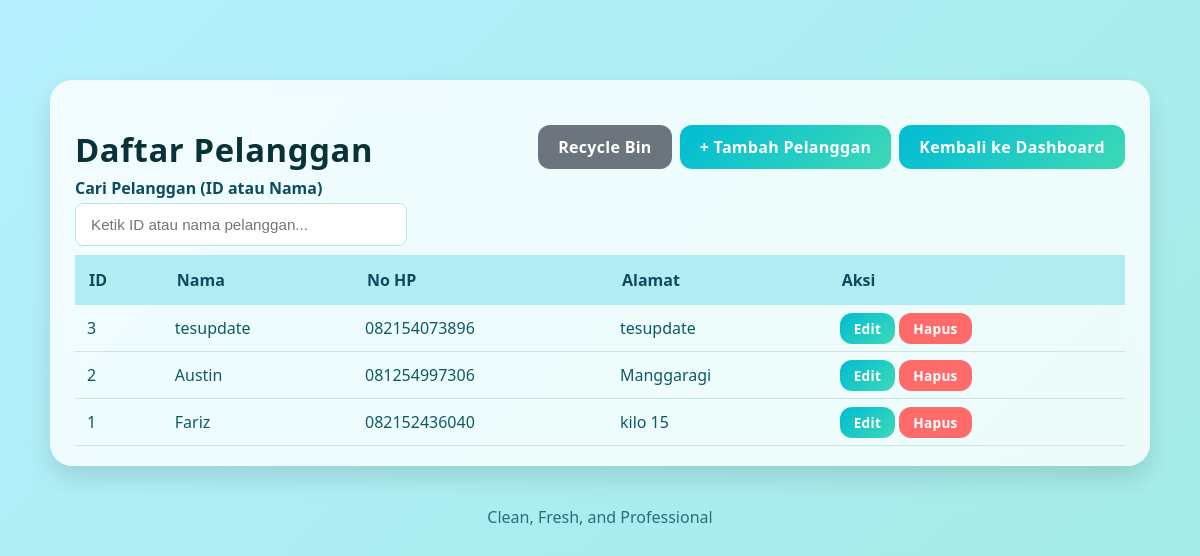
The app's page /app/Controllers/PelangganController.php?aksi=index with its own data.
### tables this page shows
CREATE TABLE `pelanggan` (
  `id_pelanggan` int(11) NOT NULL,
  `nama` varchar(100) NOT NULL,
  `no_hp` varchar(20) DEFAULT NULL,
  `alamat` text DEFAULT NULL,
  `deleted_at` datetime DEFAULT NULL
);

### core/Controller.php (called while the page is built, shortened)
<?php
class Controller {
    public function model($model) {
        return new $model;
    }
    public function view($path, $data = []) {
        extract($data);
        $viewFile = __DIR__ . "/../app/Views/$path.php";
        require_once $viewFile;
    }
}

### config/koneksi.php (called while the page is built, shortened)
<?php
class Database {
    private static $instance = null;
    public static function connect() {
        if (self::$instance === null) {
            try {
                self::$instance = new PDO(
                    "mysql:host=" . DB_HOST . ";dbname=" . DB_NAME . ";charset=utf8mb4",
                    DB_USER,
                    DB_PASS,
                    [
                        PDO::ATTR_ERRMODE => PDO::ERRMODE_EXCEPTION,
                        PDO::ATTR_DEFAULT_FETCH_MODE => PDO::FETCH_ASSOC,
                        PDO::ATTR_EMULATE_PREPARES => false
                    ]
                );
            } catch (PDOException $e) {
                die("Database Connection Error: " . $e->getMessage());
            }
        }
        return self::$instance;
    }
}

### core/Model.php (called while the page is built, shortened)
<?php
require_once __DIR__ . '/../config/koneksi.php';
require_once __DIR__ . '/QueryBuilder.php';
class Model {
    protected $db;
    protected $table;
    public function __construct() {
        $this->db = Database::connect();
    }
    protected function getQueryBuilder($table = null, $pk = 'id') {
        return new QueryBuilder($this->db, $table ?? $this->table, $pk);
    }
}

### core/QueryBuilder.php (called while the page is built, shortened)
<?php
class QueryBuilder {
    protected $pdo;
    public function __construct($pdo = null, $table = null, $pk = 'id') {
        $this->pdo = $pdo ?? $GLOBALS['db'] ?? null;
    }
    public function raw($sql, $params = []) {
        $stmt = $this->pdo->prepare($sql);
        $stmt->execute($params);
        return $stmt->fetchAll();
    }
}
?>

### app/Models/Pelanggan.php (called while the page is built, shortened)
<?php
require_once __DIR__ . '/../../core/Model.php';
class Pelanggan extends Model {
    protected $table = 'pelanggan';
    protected $primaryKey = 'id_pelanggan';
    public function getAll() {
        $qb = $this->getQueryBuilder($this->table, $this->primaryKey);
        return $qb->raw("SELECT * FROM {$this->table} WHERE deleted_at IS NULL ORDER BY id_pelanggan DESC");
    }
}

### app/Views/pelanggan/index.php (the view, shortened to what this page needs)
<!DOCTYPE html>
<html lang="id">
<head>
<link rel="stylesheet" href="/bellaundry/public/assets/css/style.css">
</head>
<body>
<div class="container-crud">
    <div class="card-crud">
        <div style="display:flex; justify-content:space-between; align-items:center; margin-bottom:5px;">
            <h2 class="card-title">Daftar Pelanggan</h2>
            <div style="display:flex; gap:8px; align-items:center;">
              <a href="/bellaundry/app/Controllers/PelangganController.php?aksi=recycle" class="btn-gradient" style="background:#6c757d;">Recycle Bin</a>
              <a href="/bellaundry/app/Controllers/PelangganController.php?aksi=create" class="btn-gradient">+ Tambah Pelanggan</a>
              <a href="/bellaundry/public/index.php" class="btn-gradient">Kembali ke Dashboard</a>
            </div>
        </div>
        <div style="margin-bottom: 6px; margin-top: -22px;">
          <label style="display: block; color: #0b4d5e; font-weight: 600; margin-bottom: 4px;">Cari Pelanggan (ID atau Nama)</label>
          <div class="search-wrapper">
            <input type="text" id="searchInput" class="search-input" placeholder="Ketik ID atau nama pelanggan...">
          </div>
        </div>
        <table class="table-crud" id="tabelPelanggan" style="margin-top: 9px;">
            <tr>
                <th>ID</th>
                <th>Nama</th>
                <th>No HP</th>
                <th>Alamat</th>
                <th>Aksi</th>
            </tr>
            <?php
            if (!empty($pelanggan)):
              foreach ($pelanggan as $row): ?>
              <tr class="row-pelanggan" data-id="<?= $row['id_pelanggan'] ?>" data-nama="<?= strtolower($row['nama']) ?>">
                <td><?= $row['id_pelanggan'] ?></td>
                <td><?= htmlspecialchars($row['nama']) ?></td>
                <td><?= $row['no_hp'] ?></td>
                <td><?= htmlspecialchars($row['alamat']) ?></td>
                <td>
                    <a href="/bellaundry/app/Controllers/PelangganController.php?aksi=edit&id=<?= $row['id_pelanggan'] ?>" class="btn-gradient" style="padding:6px 14px; font-size:0.85rem;">Edit</a>
                    <a href="/bellaundry/app/Controllers/PelangganController.php?aksi=delete&id=<?= $row['id_pelanggan'] ?>" onclick="return confirm('Yakin ingin hapus?')" class="btn-gradient" style="background:#ff6b6b; padding:6px 14px; font-size:0.85rem;">Hapus</a>
                </td>
              </tr>
            <?php endforeach;
            else: ?>
              <tr>
                <td colspan="5" style="text-align:center; padding:20px; color:#999;">Tidak ada data pelanggan</td>
              </tr>
            <?php endif; ?>
        </table>
    </div>
    <div class="footer-crud">
        Clean, Fresh, and Professional
    </div>
</div>
</body>
</html>

### public/assets/css/style.css (style rules this page uses)
body { margin: 0; padding: 0; font-family: var(--font-sans); background: #f4f6f9; }
:root { --font-sans: 'Poppins', system-ui, -apple-system, 'Segoe UI', Roboto, 'Helvetica Neue', Arial; --font-heading: 'Poppins', system-ui, -apple-system, 'Segoe UI', Roboto, 'Helvetica Neue', Arial; --muted: #6b8f95; }
body { font-family: var(--font-sans); background: linear-gradient(135deg, #b6f0ff, #9be9d8, #c3fff1); background-size: 300% 300%; animation: flowBg 12s ease infinite; margin: 0; padding: 0; color: #083238; }
.container-crud { max-width: 1100px; margin: 60px auto; padding: 20px; }
.card-crud { background: rgba(255,255,255,0.8); backdrop-filter: blur(10px); padding: 35px; border-radius: 22px; box-shadow: 0 12px 25px rgba(0,0,0,0.12); }
.card-title { font-family: var(--font-heading); font-size: 2.05rem; font-weight: 600; color: #083238; margin-bottom: 22px; letter-spacing: 0.6px; }
.btn-gradient { background: linear-gradient(135deg, #00bcd4, #3dd9b6); color: white; border: none; padding: 11px 20px; border-radius: 12px; cursor: pointer; font-weight: 600; transition: transform 0.22s ease, box-shadow 0.22s ease; text-decoration: none; letter-spacing: 0.3px; }
.table-crud { width: 100%; border-collapse: collapse; margin-top: 20px; }
.table-crud th { background: rgba(0, 188, 212, 0.25); padding: 14px; text-align: left; font-weight: 600; color: #0b4d5e; }
.table-crud td { padding: 12px; border-bottom: 1px solid #c8e8e6; color: #0c5b63; }
.footer-crud { margin-top: 40px; text-align: center; color: #0b4d5e; opacity: 0.8; }

### app/Views/pelanggan/index.php (style rules this page uses)
.search-wrapper { position: relative; display: inline-block; width: 300px; }
.search-input { width: 100% !important; padding: 12px 15px !important; border-radius: 8px !important; border: 1px solid #b8e6df !important; font-size: 0.95rem !important; }
.card-crud { padding: 20px 25px !important; }

### records on screen
pelanggan: id_pelanggan "3", nama "tesupdate", no_hp "082154073896", alamat "tesupdate"
pelanggan: id_pelanggan "2", nama "Austin", no_hp "081254997306", alamat "Manggaragi"
pelanggan: id_pelanggan "1", nama "Fariz", no_hp "082152436040", alamat "kilo 15"
